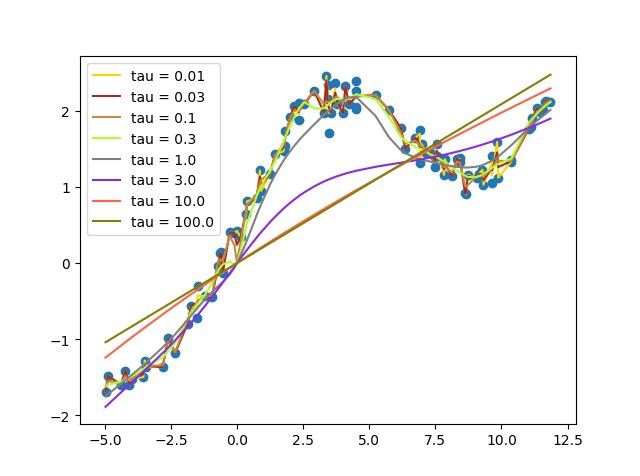

Source code (Python):
import numpy as np
import matplotlib.pyplot as plt
from numpy import *

file1 = open("q2x.dat")
dataX = file1.readlines()
file2 = open("q2y.dat")
dataY = file2.readlines()

file1.close()
file2.close()


X = []
Y = []

tau = [0.01,0.03,0.1,0.3,1.0,3.0,10.0,100.0]
color = ['gold','brown','peru','greenyellow','gray','blueviolet','tomato','olive']


for eachline in dataX:
	X.append(float(eachline))
for eachline in dataY:
	Y.append(float(eachline))

m = size(X);

def lwr(x, pointX, pointY, tau):
	w = mat(eye(m))
	for i in range(m):
		w[i,i] = exp((-(x-pointX[0,i])**2)/(2*tau**2))
	V = pointX * w * pointX.T
	theta = V.I * pointX * w * pointY.T
	return theta[0,0]

for j in range(8):

	pointX = np.mat(X)
	pointY = np.mat(Y)

	X1 = []
	Y1 = []

	for x1 in X:
		X1.append(x1)
	X1.sort(key=None, reverse=False)

	for k in range(m):
		Y1.append(lwr(X1[k],pointX,pointY,tau[j])* X1[k])
	plt.plot(X1,Y1,color = color[j], label = 'tau = ' + str(tau[j]))
print(X1)
print(Y1)
plt.scatter(pointX,pointY)
plt.legend()
plt.show()
